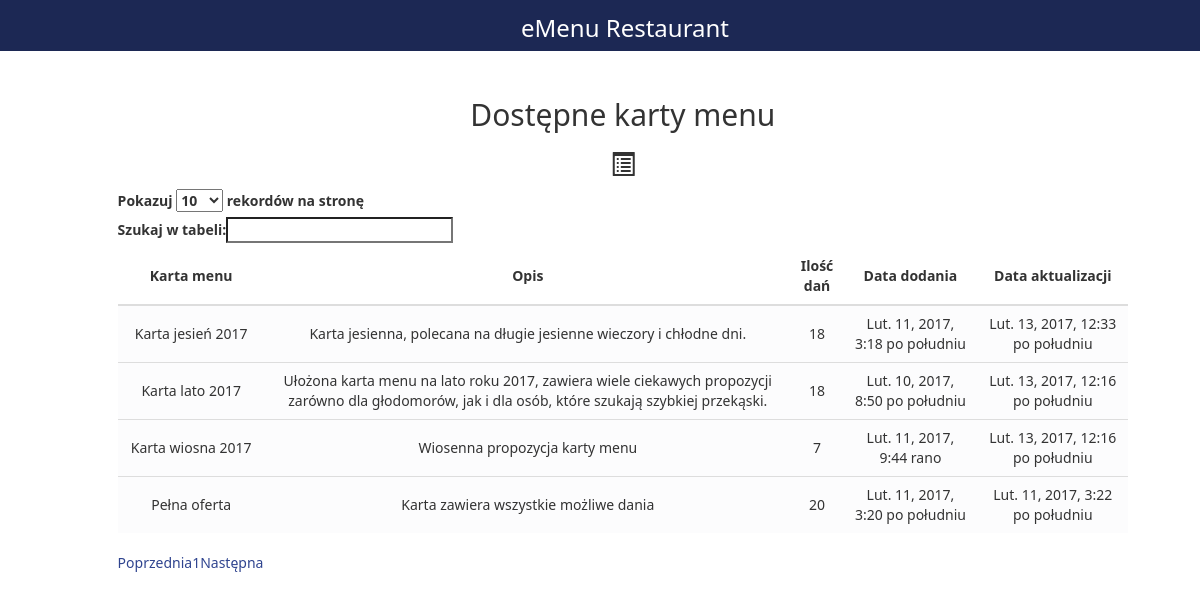
The page / on the database its author committed.
### restaurant/models.py (models this page shows, shortened)
class Card(models.Model):
    name                = models.CharField(max_length=200, unique=True, db_index=True, verbose_name='Nazwa')
    description         = models.TextField(blank=True, verbose_name='Opis')
    created             = models.DateTimeField(auto_now_add=True, verbose_name='Utworzono')
    updated             = models.DateTimeField(auto_now=True, verbose_name='Zaktualizowano')
    class Meta:# pragma: no cover
        managed = True
        ordering = ('name', )
        verbose_name = 'karta menu'
        verbose_name_plural = 'karty menu'
    def get_dishes_card(self):
        dishes = CardItems.objects.select_related().filter(card = self.id)
        return dishes

### restaurant/views.py (the view)
# urls.py: url(r'^$', CardList.as_view(), name='card'),
class CardList(APIView):
    renderer_classes = [TemplateHTMLRenderer]
    template_name = 'restaurant/cards.html'
    def get(self, request):
        queryset = Card.objects.all().order_by('id')
        return Response({'cards': queryset})

### restaurant/templates/restaurant/cards.html
{% extends 'base.html' %}
{% load staticfiles %}
{% block MAIN_BODY %}
    <center>
        <h2>Dostępne karty menu</h2>
        <h3><span class="glyphicon glyphicon-list-alt"></span></h3>
    </center>
   <table class="table table-responsive" id="table_sort">
        <thead>
            <th style="width:15%;">Karta menu</th>
            <th>Opis</th>
            <th>Ilość dań</th>
            <th>Data dodania</th>
            <th>Data aktualizacji</th>
        </thead>
        <tbody>
            {% if cards %}
                {% for c in cards %}
                    {% if c.get_dishes_card.count > 0 %}
                        <tr style="cursor: pointer; height: 5%;" type="button"
                                        data-href="{% url 'restaurant:card_detail' c.id %}"
                                        class="btn-default clickable_row" id="btn_{{ c.id }}">
                            <td>{{ c.name }}</td>
                            <td>{{ c.description }}</td>
                            <td>{{ c.get_dishes_card.count }}</td>
                            <td>{{ c.created }}</td>
                            <td>{{ c.updated }}</td>
                        </tr>
                    {% endif %}
                {% endfor %}
            {% endif %}
        </tbody>
   </table>
{% endblock %}

### static/custom/style.css (style rules this page uses)
* { -webkit-box-sizing: border-box; -moz-box-sizing: border-box; box-sizing: border-box; font-family:"Helvetica lucida grande", "Segoe UI", tahoma, arial, "sans-serif"; }
html, body, #container { height: 100%; }
h3 { font-weight: 100; }
th, td { text-align: center; vertical-align: middle!important; }
.clickable_row { background-color: #fcfcfd; }

### rows shown on the page
Card: name "Karta lato 2017", description "Ułożona karta menu na lato roku 2017, zawiera wiele ciekawych propozycji zarówno dla głodomorów, jak i dla osób, które szukają szybkiej przekąski.", get_dishes_card.count "18", created "Lut. 10, 2017, 8:50 po południu", updated "Lut. 13, 2017, 12:16 po południu"
Card: name "Karta wiosna 2017", description "Wiosenna propozycja karty menu", get_dishes_card.count "7", created "Lut. 11, 2017, 9:44 rano", updated "Lut. 13, 2017, 12:16 po południu"
Card: name "Karta jesień 2017", description "Karta jesienna, polecana na długie jesienne wieczory i chłodne dni.", get_dishes_card.count "18", created "Lut. 11, 2017, 3:18 po południu", updated "Lut. 13, 2017, 12:33 po południu"
Card: name "Pełna oferta", description "Karta zawiera wszystkie możliwe dania", get_dishes_card.count "20", created "Lut. 11, 2017, 3:20 po południu", updated "Lut. 11, 2017, 3:22 po południu"
